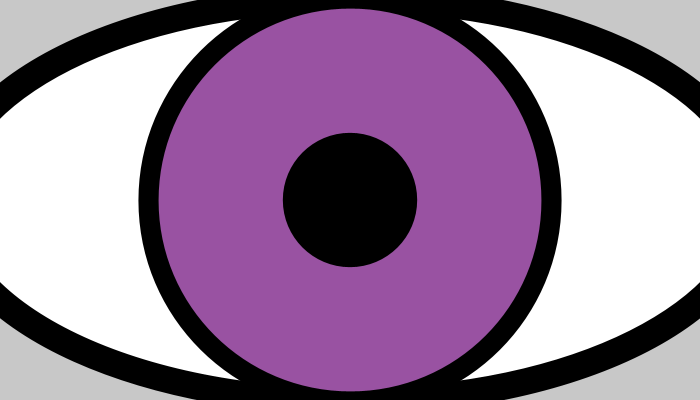
Frame 1 (no input)
Frame 60 (the mouse pressed at the canvas centre just before this capture): identical to frame 1, image omitted
Frame 120 (the mouse held since frame 60 and released just before this capture): blank canvas, image omitted

The Processing sketch that drew this single still picture (run headless with seeded random() and noise(); from frame 60 on, the mouse is pressed at the canvas centre):

// Processing sketch: processing_33632
// ── processing_33632.pde

void setup(){
size(700,400);
smooth();

}

void draw(){
background(200);
stroke(0);
float d= dist(mouseX,mouseY,350,200);
strokeWeight(d/15);
fill(255);
ellipse(width/2,height/2,d*2,d);
strokeWeight(d/20);
fill(153,82,162);
ellipse(width/2,height/2,d,d);
fill(0);
noStroke();
ellipse(width/2,height/2,d/3,d/3);
}
                
                
